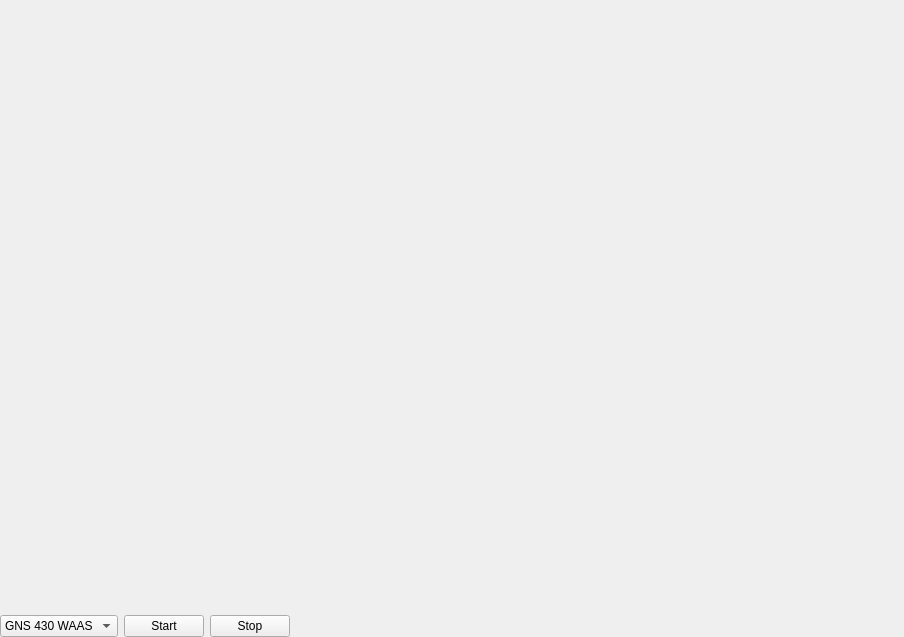
<?xml version="1.0" encoding="UTF-8"?>
<ui version="4.0">
 <class>MainWindow</class>
 <widget class="QWidget" name="MainWindow">
  <property name="geometry">
   <rect>
    <x>0</x>
    <y>0</y>
    <width>904</width>
    <height>637</height>
   </rect>
  </property>
  <property name="windowTitle">
   <string>Main window GNS</string>
  </property>
  <layout class="QVBoxLayout" name="verticalLayout">
   <property name="margin">
    <number>0</number>
   </property>
   <item>
    <widget class="QFrame" name="view_box">
     <property name="sizePolicy">
      <sizepolicy hsizetype="MinimumExpanding" vsizetype="MinimumExpanding">
       <horstretch>0</horstretch>
       <verstretch>0</verstretch>
      </sizepolicy>
     </property>
     <widget class="GnsViewWidget" name="gnsViewWidget" native="true">
      <property name="geometry">
       <rect>
        <x>120</x>
        <y>40</y>
        <width>351</width>
        <height>121</height>
       </rect>
      </property>
      <property name="sizePolicy">
       <sizepolicy hsizetype="Preferred" vsizetype="Preferred">
        <horstretch>0</horstretch>
        <verstretch>0</verstretch>
       </sizepolicy>
      </property>
      <property name="focusPolicy">
       <enum>Qt::StrongFocus</enum>
      </property>
     </widget>
    </widget>
   </item>
   <item>
    <layout class="QHBoxLayout" name="horizontalLayout">
     <item>
      <widget class="QComboBox" name="cmbModel">
       <item>
        <property name="text">
         <string>GNS 430 WAAS</string>
        </property>
       </item>
       <item>
        <property name="text">
         <string>GNS 530 WAAS</string>
        </property>
       </item>
      </widget>
     </item>
     <item>
      <widget class="QPushButton" name="btnStart">
       <property name="text">
        <string>Start</string>
       </property>
      </widget>
     </item>
     <item>
      <widget class="QPushButton" name="btnStop">
       <property name="text">
        <string>Stop</string>
       </property>
      </widget>
     </item>
     <item>
      <spacer name="horizontalSpacer">
       <property name="orientation">
        <enum>Qt::Horizontal</enum>
       </property>
       <property name="sizeHint" stdset="0">
        <size>
         <width>40</width>
         <height>20</height>
        </size>
       </property>
      </spacer>
     </item>
    </layout>
   </item>
  </layout>
 </widget>
 <customwidgets>
  <customwidget>
   <class>GnsViewWidget</class>
   <extends>QWidget</extends>
   <header>gnsViewWidget.h</header>
   <container>1</container>
  </customwidget>
 </customwidgets>
 <resources/>
 <connections/>
</ui>
